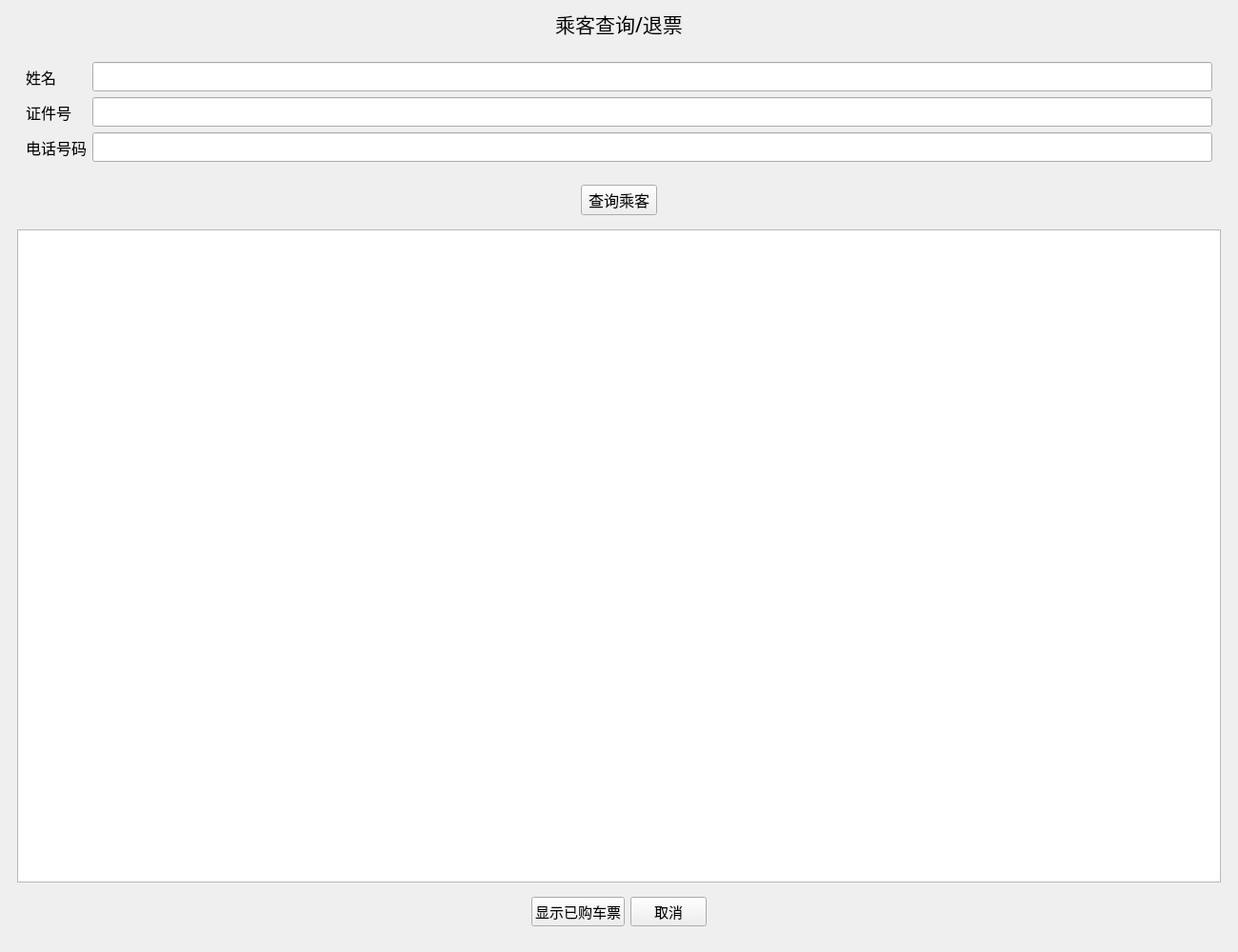
<?xml version="1.0" encoding="UTF-8"?>
<ui version="4.0">
 <class>ReturnTickets</class>
 <widget class="QMainWindow" name="ReturnTickets">
  <property name="geometry">
   <rect>
    <x>0</x>
    <y>0</y>
    <width>1300</width>
    <height>1000</height>
   </rect>
  </property>
  <property name="font">
   <font>
    <family>黑体</family>
   </font>
  </property>
  <property name="windowTitle">
   <string>乘客查询/退票</string>
  </property>
  <widget class="QWidget" name="centralwidget">
   <layout class="QVBoxLayout" name="verticalLayout_4">
    <item>
     <widget class="QLabel" name="label">
      <property name="font">
       <font>
        <pointsize>16</pointsize>
       </font>
      </property>
      <property name="text">
       <string>乘客查询/退票</string>
      </property>
      <property name="alignment">
       <set>Qt::AlignCenter</set>
      </property>
     </widget>
    </item>
    <item>
     <widget class="QStackedWidget" name="stackedWidget">
      <property name="currentIndex">
       <number>0</number>
      </property>
      <widget class="QWidget" name="page">
       <layout class="QVBoxLayout" name="verticalLayout_2">
        <item>
         <widget class="QWidget" name="widget" native="true">
          <layout class="QGridLayout" name="gridLayout">
           <item row="1" column="1">
            <widget class="QLineEdit" name="NameEdit">
             <property name="font">
              <font>
               <pointsize>12</pointsize>
              </font>
             </property>
            </widget>
           </item>
           <item row="1" column="0">
            <widget class="QLabel" name="label_6">
             <property name="font">
              <font>
               <pointsize>12</pointsize>
              </font>
             </property>
             <property name="text">
              <string>姓名</string>
             </property>
            </widget>
           </item>
           <item row="2" column="0">
            <widget class="QLabel" name="label_4">
             <property name="font">
              <font>
               <pointsize>12</pointsize>
              </font>
             </property>
             <property name="text">
              <string>证件号</string>
             </property>
            </widget>
           </item>
           <item row="2" column="1">
            <widget class="QLineEdit" name="idEdit">
             <property name="font">
              <font>
               <pointsize>12</pointsize>
              </font>
             </property>
            </widget>
           </item>
           <item row="4" column="1">
            <widget class="QLineEdit" name="phoneEdit">
             <property name="font">
              <font>
               <pointsize>12</pointsize>
              </font>
             </property>
            </widget>
           </item>
           <item row="4" column="0">
            <widget class="QLabel" name="label_7">
             <property name="font">
              <font>
               <pointsize>12</pointsize>
              </font>
             </property>
             <property name="text">
              <string>电话号码</string>
             </property>
            </widget>
           </item>
          </layout>
          <zorder>label_7</zorder>
          <zorder>label_6</zorder>
          <zorder>NameEdit</zorder>
          <zorder>idEdit</zorder>
          <zorder>phoneEdit</zorder>
          <zorder>label_4</zorder>
         </widget>
        </item>
        <item>
         <widget class="QWidget" name="widget_10" native="true">
          <layout class="QHBoxLayout" name="horizontalLayout_7">
           <item>
            <spacer name="horizontalSpacer_17">
             <property name="orientation">
              <enum>Qt::Horizontal</enum>
             </property>
             <property name="sizeHint" stdset="0">
              <size>
               <width>40</width>
               <height>20</height>
              </size>
             </property>
            </spacer>
           </item>
           <item>
            <widget class="QPushButton" name="searchBtn_3">
             <property name="font">
              <font>
               <pointsize>12</pointsize>
              </font>
             </property>
             <property name="text">
              <string>查询乘客</string>
             </property>
            </widget>
           </item>
           <item>
            <spacer name="horizontalSpacer_18">
             <property name="orientation">
              <enum>Qt::Horizontal</enum>
             </property>
             <property name="sizeHint" stdset="0">
              <size>
               <width>40</width>
               <height>20</height>
              </size>
             </property>
            </spacer>
           </item>
          </layout>
         </widget>
        </item>
        <item>
         <widget class="QTableWidget" name="psgtableWidget"/>
        </item>
        <item>
         <widget class="QWidget" name="widget_9" native="true">
          <layout class="QHBoxLayout" name="horizontalLayout_6">
           <item>
            <spacer name="horizontalSpacer_15">
             <property name="orientation">
              <enum>Qt::Horizontal</enum>
             </property>
             <property name="sizeHint" stdset="0">
              <size>
               <width>40</width>
               <height>20</height>
              </size>
             </property>
            </spacer>
           </item>
           <item>
            <widget class="QPushButton" name="showBtn">
             <property name="font">
              <font>
               <pointsize>11</pointsize>
              </font>
             </property>
             <property name="text">
              <string>显示已购车票</string>
             </property>
            </widget>
           </item>
           <item>
            <widget class="QPushButton" name="cancelBtn_3">
             <property name="font">
              <font>
               <pointsize>11</pointsize>
              </font>
             </property>
             <property name="text">
              <string>    取消    </string>
             </property>
            </widget>
           </item>
           <item>
            <spacer name="horizontalSpacer_16">
             <property name="orientation">
              <enum>Qt::Horizontal</enum>
             </property>
             <property name="sizeHint" stdset="0">
              <size>
               <width>40</width>
               <height>20</height>
              </size>
             </property>
            </spacer>
           </item>
          </layout>
         </widget>
        </item>
       </layout>
      </widget>
      <widget class="QWidget" name="page_2">
       <layout class="QVBoxLayout" name="verticalLayout">
        <item>
         <spacer name="verticalSpacer">
          <property name="orientation">
           <enum>Qt::Vertical</enum>
          </property>
          <property name="sizeType">
           <enum>QSizePolicy::Preferred</enum>
          </property>
          <property name="sizeHint" stdset="0">
           <size>
            <width>20</width>
            <height>40</height>
           </size>
          </property>
         </spacer>
        </item>
        <item>
         <widget class="QLabel" name="label_tt">
          <property name="font">
           <font>
            <pointsize>15</pointsize>
           </font>
          </property>
          <property name="text">
           <string>TextLabel</string>
          </property>
          <property name="alignment">
           <set>Qt::AlignCenter</set>
          </property>
         </widget>
        </item>
        <item>
         <widget class="QTableWidget" name="tickettableWidget"/>
        </item>
        <item>
         <widget class="QWidget" name="widget_11" native="true">
          <layout class="QHBoxLayout" name="horizontalLayout">
           <item>
            <spacer name="horizontalSpacer_19">
             <property name="orientation">
              <enum>Qt::Horizontal</enum>
             </property>
             <property name="sizeHint" stdset="0">
              <size>
               <width>40</width>
               <height>20</height>
              </size>
             </property>
            </spacer>
           </item>
           <item>
            <widget class="QPushButton" name="toPrevBtn">
             <property name="font">
              <font>
               <pointsize>11</pointsize>
              </font>
             </property>
             <property name="text">
              <string>返回</string>
             </property>
            </widget>
           </item>
           <item>
            <widget class="QPushButton" name="returnBtn">
             <property name="font">
              <font>
               <pointsize>11</pointsize>
              </font>
             </property>
             <property name="text">
              <string>办理退票</string>
             </property>
            </widget>
           </item>
           <item>
            <widget class="QPushButton" name="cancelBtn_4">
             <property name="font">
              <font>
               <pointsize>11</pointsize>
              </font>
             </property>
             <property name="text">
              <string>退出</string>
             </property>
            </widget>
           </item>
           <item>
            <spacer name="horizontalSpacer_20">
             <property name="orientation">
              <enum>Qt::Horizontal</enum>
             </property>
             <property name="sizeHint" stdset="0">
              <size>
               <width>40</width>
               <height>20</height>
              </size>
             </property>
            </spacer>
           </item>
          </layout>
         </widget>
        </item>
       </layout>
      </widget>
     </widget>
    </item>
   </layout>
  </widget>
 </widget>
 <resources/>
 <connections/>
</ui>
